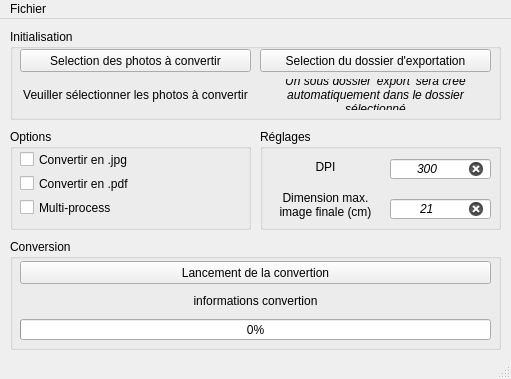
<?xml version="1.0" encoding="UTF-8"?>
<ui version="4.0">
 <class>MainWindow</class>
 <widget class="QMainWindow" name="MainWindow">
  <property name="geometry">
   <rect>
    <x>0</x>
    <y>0</y>
    <width>511</width>
    <height>379</height>
   </rect>
  </property>
  <property name="windowTitle">
   <string>MainWindow</string>
  </property>
  <widget class="QWidget" name="centralwidget">
   <widget class="QGroupBox" name="groupBox">
    <property name="geometry">
     <rect>
      <x>10</x>
      <y>10</y>
      <width>491</width>
      <height>91</height>
     </rect>
    </property>
    <property name="title">
     <string>Initialisation</string>
    </property>
    <widget class="QPushButton" name="pushButton_selection_photos">
     <property name="geometry">
      <rect>
       <x>10</x>
       <y>20</y>
       <width>231</width>
       <height>23</height>
      </rect>
     </property>
     <property name="text">
      <string>Selection des photos à convertir</string>
     </property>
    </widget>
    <widget class="QPushButton" name="pushButton_selection_dossier_export">
     <property name="geometry">
      <rect>
       <x>250</x>
       <y>20</y>
       <width>231</width>
       <height>23</height>
      </rect>
     </property>
     <property name="text">
      <string>Selection du dossier d'exportation</string>
     </property>
    </widget>
    <widget class="QLabel" name="label_info_init">
     <property name="geometry">
      <rect>
       <x>10</x>
       <y>50</y>
       <width>231</width>
       <height>31</height>
      </rect>
     </property>
     <property name="text">
      <string>Veuiller sélectionner les photos à convertir</string>
     </property>
     <property name="alignment">
      <set>Qt::AlignCenter</set>
     </property>
    </widget>
    <widget class="QLabel" name="label">
     <property name="geometry">
      <rect>
       <x>250</x>
       <y>50</y>
       <width>231</width>
       <height>31</height>
      </rect>
     </property>
     <property name="font">
      <font>
       <italic>true</italic>
       <stylestrategy>PreferDefault</stylestrategy>
      </font>
     </property>
     <property name="acceptDrops">
      <bool>false</bool>
     </property>
     <property name="text">
      <string>Un sous dossier 'export' sera créé automatiquement dans le dossier sélectionné</string>
     </property>
     <property name="scaledContents">
      <bool>false</bool>
     </property>
     <property name="alignment">
      <set>Qt::AlignCenter</set>
     </property>
     <property name="wordWrap">
      <bool>true</bool>
     </property>
    </widget>
   </widget>
   <widget class="QGroupBox" name="groupBox_2">
    <property name="geometry">
     <rect>
      <x>10</x>
      <y>110</y>
      <width>241</width>
      <height>101</height>
     </rect>
    </property>
    <property name="title">
     <string>Options</string>
    </property>
    <widget class="QCheckBox" name="checkBox_multi_process">
     <property name="geometry">
      <rect>
       <x>10</x>
       <y>70</y>
       <width>158</width>
       <height>17</height>
      </rect>
     </property>
     <property name="text">
      <string>Multi-process</string>
     </property>
    </widget>
    <widget class="QCheckBox" name="checkBox_pdf">
     <property name="geometry">
      <rect>
       <x>10</x>
       <y>46</y>
       <width>158</width>
       <height>17</height>
      </rect>
     </property>
     <property name="text">
      <string>Convertir en .pdf</string>
     </property>
    </widget>
    <widget class="QCheckBox" name="checkBox_jpg">
     <property name="geometry">
      <rect>
       <x>10</x>
       <y>22</y>
       <width>158</width>
       <height>17</height>
      </rect>
     </property>
     <property name="text">
      <string>Convertir en .jpg</string>
     </property>
    </widget>
   </widget>
   <widget class="QGroupBox" name="groupBox_3">
    <property name="geometry">
     <rect>
      <x>10</x>
      <y>220</y>
      <width>491</width>
      <height>111</height>
     </rect>
    </property>
    <property name="title">
     <string>Conversion</string>
    </property>
    <widget class="QProgressBar" name="progressBar">
     <property name="geometry">
      <rect>
       <x>10</x>
       <y>80</y>
       <width>471</width>
       <height>21</height>
      </rect>
     </property>
     <property name="value">
      <number>0</number>
     </property>
    </widget>
    <widget class="QLabel" name="label_info_conversion">
     <property name="geometry">
      <rect>
       <x>10</x>
       <y>51</y>
       <width>471</width>
       <height>21</height>
      </rect>
     </property>
     <property name="text">
      <string>informations convertion</string>
     </property>
     <property name="alignment">
      <set>Qt::AlignCenter</set>
     </property>
    </widget>
    <widget class="QPushButton" name="pushButton_lancement_conversion">
     <property name="geometry">
      <rect>
       <x>10</x>
       <y>22</y>
       <width>471</width>
       <height>23</height>
      </rect>
     </property>
     <property name="text">
      <string>Lancement de la convertion</string>
     </property>
    </widget>
   </widget>
   <widget class="QGroupBox" name="groupBox_4">
    <property name="geometry">
     <rect>
      <x>260</x>
      <y>110</y>
      <width>241</width>
      <height>101</height>
     </rect>
    </property>
    <property name="title">
     <string>Réglages</string>
    </property>
    <widget class="QLineEdit" name="lineEdit_DPI">
     <property name="geometry">
      <rect>
       <x>130</x>
       <y>30</y>
       <width>101</width>
       <height>20</height>
      </rect>
     </property>
     <property name="font">
      <font>
       <italic>true</italic>
      </font>
     </property>
     <property name="text">
      <string>300</string>
     </property>
     <property name="alignment">
      <set>Qt::AlignCenter</set>
     </property>
     <property name="clearButtonEnabled">
      <bool>true</bool>
     </property>
    </widget>
    <widget class="QLabel" name="label_2">
     <property name="geometry">
      <rect>
       <x>10</x>
       <y>30</y>
       <width>111</width>
       <height>16</height>
      </rect>
     </property>
     <property name="text">
      <string>DPI</string>
     </property>
     <property name="alignment">
      <set>Qt::AlignCenter</set>
     </property>
    </widget>
    <widget class="QLabel" name="label_3">
     <property name="geometry">
      <rect>
       <x>10</x>
       <y>60</y>
       <width>111</width>
       <height>31</height>
      </rect>
     </property>
     <property name="text">
      <string>Dimension max. image finale (cm)</string>
     </property>
     <property name="scaledContents">
      <bool>false</bool>
     </property>
     <property name="alignment">
      <set>Qt::AlignCenter</set>
     </property>
     <property name="wordWrap">
      <bool>true</bool>
     </property>
    </widget>
    <widget class="QLineEdit" name="lineEdit_largeur">
     <property name="geometry">
      <rect>
       <x>130</x>
       <y>70</y>
       <width>101</width>
       <height>20</height>
      </rect>
     </property>
     <property name="font">
      <font>
       <italic>true</italic>
      </font>
     </property>
     <property name="toolTip">
      <string/>
     </property>
     <property name="inputMask">
      <string/>
     </property>
     <property name="text">
      <string>21</string>
     </property>
     <property name="alignment">
      <set>Qt::AlignCenter</set>
     </property>
     <property name="clearButtonEnabled">
      <bool>true</bool>
     </property>
    </widget>
   </widget>
  </widget>
  <widget class="QMenuBar" name="menubar">
   <property name="geometry">
    <rect>
     <x>0</x>
     <y>0</y>
     <width>511</width>
     <height>21</height>
    </rect>
   </property>
   <widget class="QMenu" name="menuFichier">
    <property name="title">
     <string>Fichier</string>
    </property>
    <addaction name="actionQuitter"/>
   </widget>
   <addaction name="menuFichier"/>
  </widget>
  <widget class="QStatusBar" name="statusbar"/>
  <action name="actionQuitter">
   <property name="text">
    <string>Quitter</string>
   </property>
  </action>
 </widget>
 <resources/>
 <connections/>
</ui>
